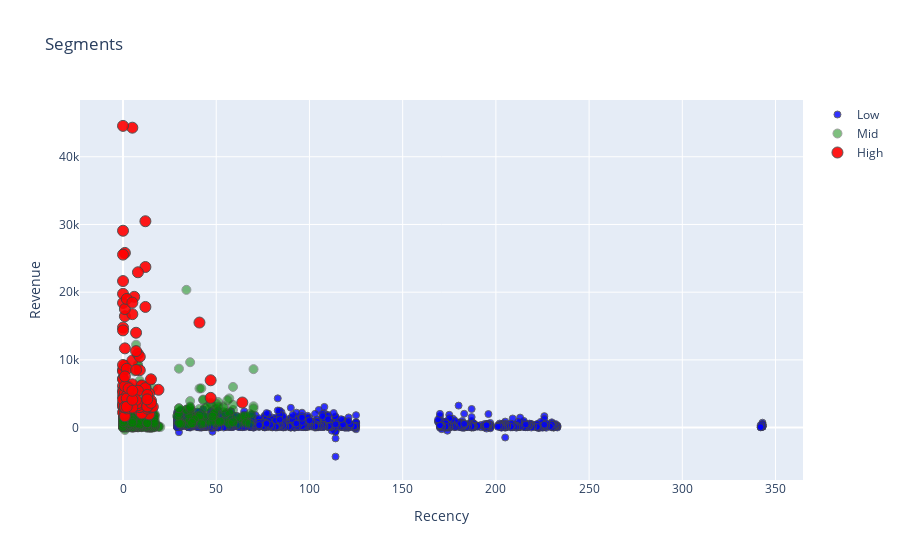

The notebook cell saved with this chart:
### Code cell
tx_graph = tx_user.query("Revenue < 50000 and Frequency < 2000")

plot_data = [
    go.Scatter(
        x=tx_graph.query("Segment == 'Low-Value'")['Recency'],
        y=tx_graph.query("Segment == 'Low-Value'")['Revenue'],
        mode='markers',
        name='Low',
        marker= dict(size= 7,
            line= dict(width=1),
            color= 'blue',
            opacity= 0.8
           )
    ),
        go.Scatter(
        x=tx_graph.query("Segment == 'Mid-Value'")['Recency'],
        y=tx_graph.query("Segment == 'Mid-Value'")['Revenue'],
        mode='markers',
        name='Mid',
        marker= dict(size= 9,
            line= dict(width=1),
            color= 'green',
            opacity= 0.5
           )
    ),
        go.Scatter(
        x=tx_graph.query("Segment == 'High-Value'")['Recency'],
        y=tx_graph.query("Segment == 'High-Value'")['Revenue'],
        mode='markers',
        name='High',
        marker= dict(size= 11,
            line= dict(width=1),
            color= 'red',
            opacity= 0.9
           )
    ),
]

plot_layout = go.Layout(
        yaxis= {'title': "Revenue"},
        xaxis= {'title': "Recency"},
        title='Segments'
    )
fig = go.Figure(data=plot_data, layout=plot_layout)
pyoff.iplot(fig)

### Figure 1 — Plotly figure (JSON) as saved in the notebook; plotly's stock layout.template omitted (floating-point values rounded to 4 significant figures; data arrays with more than 128 entries replaced by an {"elided": "..."} marker saying what was removed)
{"data": [{"marker": {"color": "blue", "line": {"width": 1}, "opacity": 0.8, "size": 7}, "mode": "markers", "name": "Low", "type": "scatter", "x": {"elided": "1812 int values"}, "y": {"elided": "1812 float values"}}, {"marker": {"color": "green", "line": {"width": 1}, "opacity": 0.5, "size": 9}, "mode": "markers", "name": "Mid", "type": "scatter", "x": {"elided": "990 int values"}, "y": {"elided": "990 float values"}}, {"marker": {"color": "red", "line": {"width": 1}, "opacity": 0.9, "size": 11}, "mode": "markers", "name": "High", "type": "scatter", "x": [9, 14, 0, 10, 1, 10, 1, 10, 1, 6, 0, 13, 15, 3, 6, 19, 0, 13, 9, 0, 0, 16, 9, 5, 8, 3, 1, 1, 13, 13, 2, 14, 0, 10, 3, 5, 8, 1, 0, 10, 9, 6, 0, 5, 5, 2, 13, 1, 1, 9, 0, 2, 1, 8, 8, 0, 12, 10, 9, 0, 2, 1, 13, 15, 12, 1, 0, 0, 13, 8, 1, 2, 1, 2, 2, 2, 1, 7, 1, 13, 0, 1, 15, 13, 5, 2, 1, 2, 3, 1, 7, 7, 1, 15, 2, 13, 5, 5, 64, 47, 47, 1, 12, 0, 0, 0, 6, 8, 0, 12, 5, 0, 1, 5, 2, 7, 12, 41, 0, 0, 5, 1, 0], "y": [2393.0, 1947.0, 2246.0, 2693.0, 2192.0, 2244.0, 1673.0, 2073.0, 9122.0, 5024.0, 7240.0, 2802.0, 2986.0, 6042.0, 5023.0, 5585.0, 6149.0, 3739.0, 3526.0, 3566.0, 8506.0, 3073.0, 3081.0, 9898.0, 10870.0, 4974.0, 4493.0, 3472.0, 3507.0, 4349.0, 5848.0, 5058.0, 8329.0, 6130.0, 3398.0, 3239.0, 3611.0, 3331.0, 7123.0, 3314.0, 3029.0, 3220.0, 5445.0, 6390.0, 3703.0, 3305.0, 3554.0, 4756.0, 4372.0, 8475.0, 3093.0, 2832.0, 3776.0, 3305.0, 3623.0, 9250.0, 5988.0, 6228.0, 10470.0, 3315.0, 6024.0, 3084.0, 3276.0, 3986.0, 5833.0, 3223.0, 4560.0, 5166.0, 3102.0, 5444.0, 4941.0, 8685.0, 5155.0, 3693.0, 3399.0, 4711.0, 6109.0, 4068.0, 3666.0, 3118.0, 4143.0, 3047.0, 3652.0, 4834.0, 2950.0, 3383.0, 11700.0, 4320, 5800.0, 7557.0, 8516.0, 11300.0, 3030.0, 7131.0, 3066.0, 4165.0, 4111.0, 5440.0, 3706.0, 6989, 4392.0, 16450.0, 23720.0, 18410.0, 19760.0, 29070.0, 19320.0, 22940.0, 14780.0, 30480.0, 16750.0, 14360.0, 17510.0, 44290.0, 19000.0, 14010.0, 17820.0, 15510.0, 21640.0, 44560.0, 18460.0, 25800.0, 25550.0]}], "layout": {"title": {"text": "Segments"}, "xaxis": {"title": {"text": "Recency"}}, "yaxis": {"title": {"text": "Revenue"}}}}
